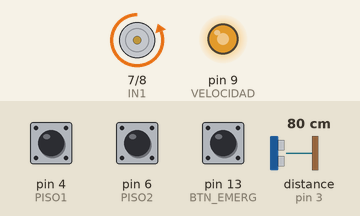
The sketch below on a simulated Arduino Uno, built with avr-gcc and run on an emulated ATmega328P. Shown: motor-driver pin pairs drawn as motors (green arrow = first pin HIGH = forward, orange = second pin HIGH = backward, longer = more drive), output pins drawn as LEDs (lit = HIGH). Wiring (inferred from the names in the program): ultrasonic range finder: trigger pin 12; echo pin 3. The test bench sets the inputs (shaded band); at power-on: distance to the obstacle (sensor on pin 3) 80 cm, pin 13 (BTN_EMERG) HIGH, pin 4 (PISO1) HIGH, pin 6 (PISO2) HIGH. The echo pulse lasts 58.3 µs per cm; pins used as bus, display or sensor lines are not drawn; what the sketch prints to the serial monitor is not drawn.

Above: at 1.2 s.
1.3 s: distance to the obstacle (sensor on pin 3) set to 56 cm
2.8 s: distance to the obstacle (sensor on pin 3) set to 47 cm
At 3.68 s:
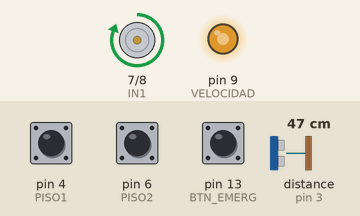
5.8 s: pin 13 (BTN_EMERG) pulled LOW for 0.15 s
At 7.2 s:
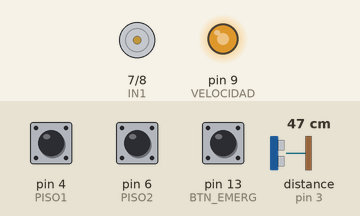
Timing chart, 0 to 8.8 s (numbered marks = the images above; inputs shaded):
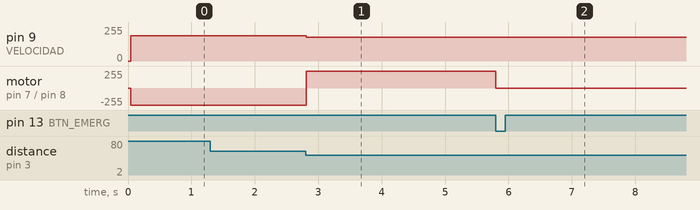

The sketch:

AscensorFinal.ino
```cpp
// Puente H
const int VELOCIDAD = 9;
const int IN1 = 7;
const int IN2 = 8;
// Sensor
const uint8_t TRIG = 12;
const uint8_t ECHO = 3;
// Botones
const int PISO1 = 4;
const int PISO2 = 6;
const int BTN_EMERG = 13;
// Variables globales
const float tope = 27.0;
const float topeMinimo = 4.0;
int pisoDeseado;
bool emergencia = false;
float h;
float  diferencia;
unsigned long tUltima = 0;
float ultimaH = -1;

enum TipoEstado{
  Detenido,
  Subiendo,
  Bajando,
  EMERGENCIA
};
// Estado del ascensor
TipoEstado estado = Detenido;

const char* nombreEstado( TipoEstado e){
  switch(e){
    case Detenido: return "Detenido";
    case Subiendo: return "Subiendo";
    case Bajando: return "Bajando";
    case EMERGENCIA: return "EMERGENCIA";

    default: return "Desconocido";
  }
}

// Medicion de distancia con el Sensor
float medicion(){
  if(millis()-tUltima < 40 ){ return ultimaH; }
  tUltima = millis();

  digitalWrite(TRIG, HIGH);
  unsigned long t0 = micros();
  while(micros() - t0 < 10){}
  digitalWrite(TRIG, LOW);

  unsigned long duracion = pulseIn(ECHO , HIGH, 3500UL);
  ultimaH = (duracion == 0) ? -1 : duracion/58.3;
}


void parar(){
  digitalWrite(IN1, LOW);
  digitalWrite(IN2, LOW);
  estado = Detenido;
}

void subir(){
  digitalWrite (IN1, LOW);
  digitalWrite (IN2, HIGH);
  analogWrite (VELOCIDAD, 190);
  estado = Subiendo;

}


void bajar(){
  digitalWrite (IN1, HIGH);
  digitalWrite (IN2, LOW);
  analogWrite (VELOCIDAD, 180);
  estado = Bajando;

}

float objetivo(int pisoDeseado){
  if(pisoDeseado == 1){
    return 5.5;
  }else{
    return 25.5;
  }
}


void irAPiso (int pisoDeseado){
  float h = medicion();
  if(h < 0){
    return;
    }
  diferencia = objetivo(pisoDeseado)-h;

  // Muestreo
  Serial.print("Altura=");
  Serial.print(h);
  Serial.print(" Piso deseado=");
  Serial.print(pisoDeseado);
  Serial.print(" Estado actual=");
  Serial.print(nombreEstado(estado));
  Serial.println();

  if(abs(diferencia)<= 2.0 ){
    parar();
    }
  else if(diferencia>0){
      subir();
    }
  else{
      bajar();
    }

}

void setup() {
  Serial.begin(115200);
  // Puente H
  pinMode (IN1,OUTPUT);
  pinMode (IN2, OUTPUT);
  pinMode(VELOCIDAD, OUTPUT);
  // Sensor
  pinMode(TRIG, OUTPUT);
  pinMode(ECHO, INPUT);
  digitalWrite(TRIG, LOW);
  // Botones
  pinMode(PISO1,INPUT_PULLUP);
  pinMode(PISO2,INPUT_PULLUP);
  pinMode(BTN_EMERG, INPUT_PULLUP);
}


void loop() {

  if(digitalRead(PISO1) == LOW){
    pisoDeseado = 1;
    }
  if(digitalRead(PISO2) == LOW){
    pisoDeseado = 2;
    }
  if(digitalRead(BTN_EMERG) == LOW){ emergencia = true ;}
  while(emergencia){
    parar();
    estado = EMERGENCIA;
    Serial.print(" Estado actual=");
    Serial.println(nombreEstado(estado));
    }

    irAPiso (pisoDeseado);

}
```

Measured:
- the behaviour switches between 53 and 52 cm on distance to the obstacle (sensor on pin 3) (found by bisection; images 0 and 1)
- after the input at 2.8 s, pin 9 (VELOCIDAD): 190/255 → 180/255 at once; motor on pin 7 (IN1) / pin 8 (IN2): backward 255/255 → forward 255/255 at once
- after the input at 5.8 s, motor on pin 7 (IN1) / pin 8 (IN2): forward 255/255 → stopped at once
